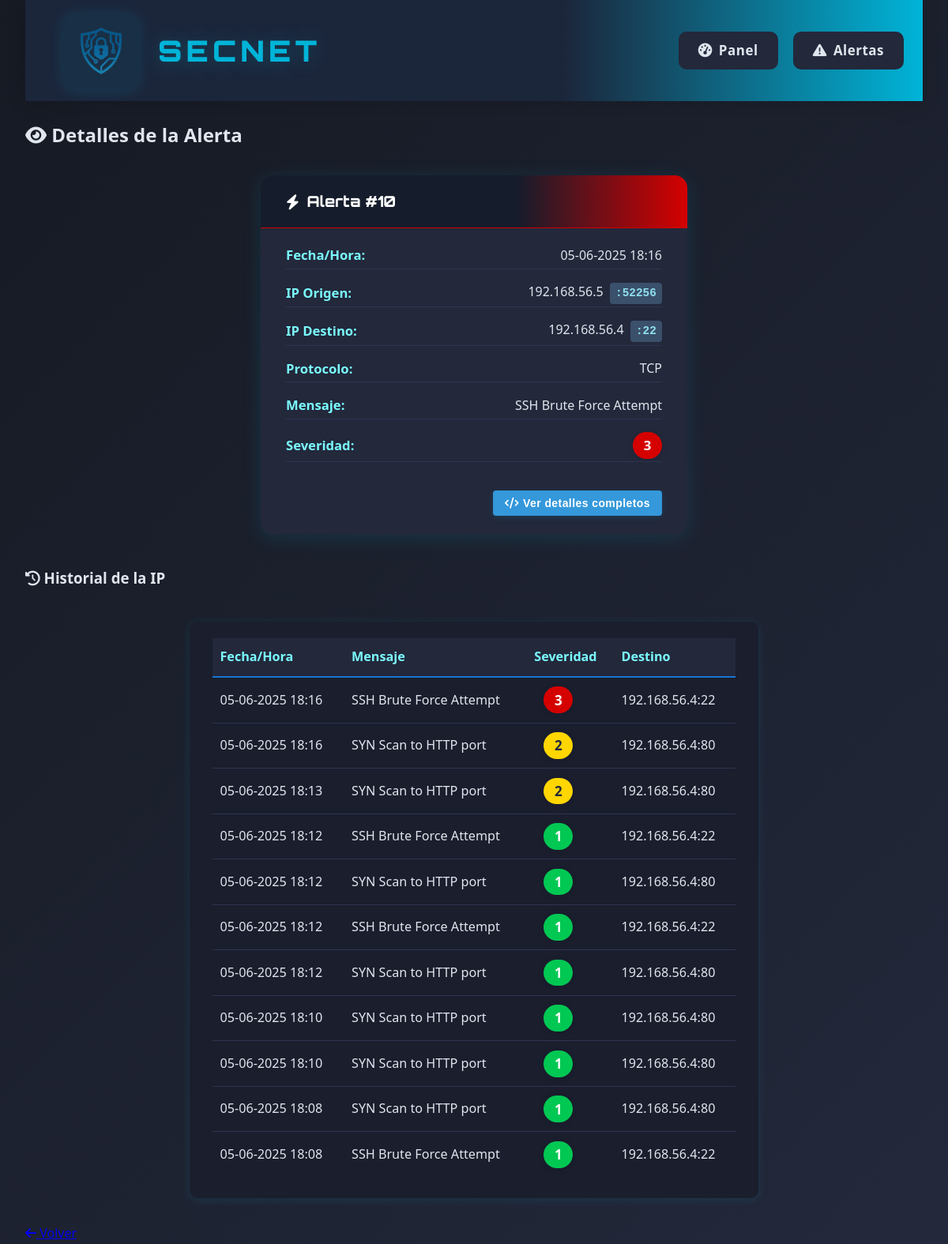
/web-interface/alert-details.php?id=10, run on the app's committed database.
### tables this page shows
CREATE TABLE alerts (
        id INTEGER PRIMARY KEY AUTOINCREMENT,
        timestamp TEXT,
        source_ip TEXT,
        source_port TEXT,
        destination_ip TEXT,
        dest_port TEXT,
        alert_message TEXT,
        severity INTEGER,
        protocol TEXT,
        action_taken TEXT,
        raw_data TEXT
    );

### web-interface/alert-details.php (the view, shortened to what this page needs)
<?php
$id = intval($_GET['id']);
$db = new SQLite3('/var/www/html/database/alerts.db');
$stmt = $db->prepare('SELECT * FROM alerts WHERE id = :id');
$stmt->bindValue(':id', $id, SQLITE3_INTEGER);
$result = $stmt->execute();
$alert = $result->fetchArray(SQLITE3_ASSOC);
$source_ip = $alert['source_ip'];
$history = [];
if ($source_ip) {
    $hist_stmt = $db->prepare('SELECT * FROM alerts WHERE source_ip = :source_ip ORDER BY timestamp DESC LIMIT 20');
    $hist_stmt->bindValue(':source_ip', $source_ip, SQLITE3_TEXT);
    $hist_result = $hist_stmt->execute();
    while ($row = $hist_result->fetchArray(SQLITE3_ASSOC)) {
        $history[] = $row;
    }
}
?>
<!DOCTYPE html>
<html lang="es">
<head>
    <link rel="stylesheet" href="css/style.css">
    <link rel="stylesheet" href="https://cdnjs.cloudflare.com/ajax/libs/font-awesome/6.4.0/css/all.min.css">
</head>
<body>
    <div class="container">
        <header>
            <div class="logo-container">
                <a href="index.php" style="display:flex;align-items:center;text-decoration:none;">
                    <img src="assets/logo.png" alt="Logo">
                    <h1 class="secnet-title">SecNet</h1>
                </a>
            </div>
            <nav>
                <ul>
                    <li><a href="index.php"><i class="fas fa-tachometer-alt"></i> Panel</a></li>
                    <li><a href="alerts.php"><i class="fas fa-exclamation-triangle"></i> Alertas</a></li>
                </ul>
            </nav>
        </header>
        <main>
            <h2><i class="fas fa-eye"></i> Detalles de la Alerta</h2>
            <section class="alert-card">
                <div class="alert-card-header severity-<?= (int)$alert['severity'] ?>">
                    <i class="fas fa-bolt"></i> Alerta #<?= htmlspecialchars($alert['id']) ?>
                </div>
                <div class="alert-card-body">
                    <div class="alert-detail-row"><span class="alert-detail-label">Fecha/Hora:</span><span><?php
    $date = new DateTime($alert['timestamp'], new DateTimeZone('UTC'));
    $date->setTimezone(new DateTimeZone('Europe/Madrid'));
    echo $date->format('d-m-Y H:i');
?></span></div>
                    <div class="alert-detail-row">
                        <span class="alert-detail-label">IP Origen:</span>
                        <span>
                            <?= htmlspecialchars($alert['source_ip']) ?>
                            <?php if (!empty($alert['source_port'])): ?>
                                <span class="port-badge">:<?= htmlspecialchars($alert['source_port']) ?></span>
                            <?php endif; ?>
                        </span>
                    </div>
                    <div class="alert-detail-row">
                        <span class="alert-detail-label">IP Destino:</span>
                        <span>
                            <?= htmlspecialchars($alert['destination_ip']) ?>
                            <?php if (!empty($alert['dest_port'])): ?>
                                <span class="port-badge">:<?= htmlspecialchars($alert['dest_port']) ?></span>
                            <?php endif; ?>
                        </span>
                    </div>
                    <div class="alert-detail-row"><span class="alert-detail-label">Protocolo:</span><span><?= htmlspecialchars($alert['protocol']) ?></span></div>
                    <div class="alert-detail-row"><span class="alert-detail-label">Mensaje:</span><span><?= htmlspecialchars($alert['alert_message']) ?></span></div>
                    <div class="alert-detail-row"><span class="alert-detail-label">Severidad:</span><span class="severity-badge severity-<?= (int)$alert['severity'] ?>"><?= htmlspecialchars($alert['severity']) ?></span></div>
                    <div class="alert-actions">
                        <button id="showJsonBtn" class="action-btn primary">
                            <i class="fas fa-code"></i> Ver detalles completos
                        </button>
                    </div>
                </div>
            </section>
            <h3><i class="fas fa-history"></i> Historial de la IP</h3>
            <section class="alert-history-box">
                <table class="alert-history-table">
                    <thead>
                        <tr>
                            <th>Fecha/Hora</th>
                            <th>Mensaje</th>
                            <th>Severidad</th>
                            <th>Destino</th>
                        </tr>
                    </thead>
                    <tbody>
                    <?php foreach ($history as $h): ?>
                        <tr>
                            <td><?php
    $date = new DateTime($h['timestamp'], new DateTimeZone('UTC'));
    $date->setTimezone(new DateTimeZone('Europe/Madrid'));
    echo $date->format('d-m-Y H:i');
?></td>
                            <td><?= htmlspecialchars($h['alert_message']) ?></td>
                            <td><span class="severity-badge severity-<?= (int)$h['severity'] ?>"><?= htmlspecialchars($h['severity']) ?></span></td>
                            <td><?= htmlspecialchars($h['destination_ip']) ?><?= !empty($h['dest_port']) ? ':' . htmlspecialchars($h['dest_port']) : '' ?></td>
                        </tr>
                    <?php endforeach; ?>
                    </tbody>
                </table>
            </section>
            <a href="index.php" class="btn"><i class="fas fa-arrow-left"></i> Volver</a>
        </main>
    </div>
</body>
</html>

### web-interface/alert-details.php (style rules this page uses)
.action-btn { padding: 8px 15px; border: none; border-radius: 4px; cursor: pointer; font-size: 14px; display: inline-flex; align-items: center; gap: 5px; transition: background-color 0.2s; }
.action-btn.primary { background-color: #3498db; color: white; }
.alert-actions { margin-top: 20px; display: flex; gap: 10px; justify-content: flex-end; }

### data on the page
alerts: id "10", timestamp "05-06-2025 18:16", source_ip "192.168.56.5", source_port "52256", destination_ip "192.168.56.4", dest_port "22", protocol "TCP", alert_message "SSH Brute Force Attempt", severity "3"
alerts: timestamp "05-06-2025 18:16", alert_message "SYN Scan to HTTP port", severity "2", destination_ip "192.168.56.4", dest_port "80"
alerts: timestamp "05-06-2025 18:13", alert_message "SYN Scan to HTTP port", severity "2", destination_ip "192.168.56.4", dest_port "80"
alerts: timestamp "05-06-2025 18:12", alert_message "SSH Brute Force Attempt", severity "1", destination_ip "192.168.56.4", dest_port "22"
alerts: timestamp "05-06-2025 18:12", alert_message "SYN Scan to HTTP port", severity "1", destination_ip "192.168.56.4", dest_port "80"
alerts: timestamp "05-06-2025 18:12", alert_message "SSH Brute Force Attempt", severity "1", destination_ip "192.168.56.4", dest_port "22"
alerts: timestamp "05-06-2025 18:12", alert_message "SYN Scan to HTTP port", severity "1", destination_ip "192.168.56.4", dest_port "80"
alerts: timestamp "05-06-2025 18:10", alert_message "SYN Scan to HTTP port", severity "1", destination_ip "192.168.56.4", dest_port "80"
alerts: timestamp "05-06-2025 18:10", alert_message "SYN Scan to HTTP port", severity "1", destination_ip "192.168.56.4", dest_port "80"
alerts: timestamp "05-06-2025 18:08", alert_message "SYN Scan to HTTP port", severity "1", destination_ip "192.168.56.4", dest_port "80"
alerts: timestamp "05-06-2025 18:08", alert_message "SSH Brute Force Attempt", severity "1", destination_ip "192.168.56.4", dest_port "22"
